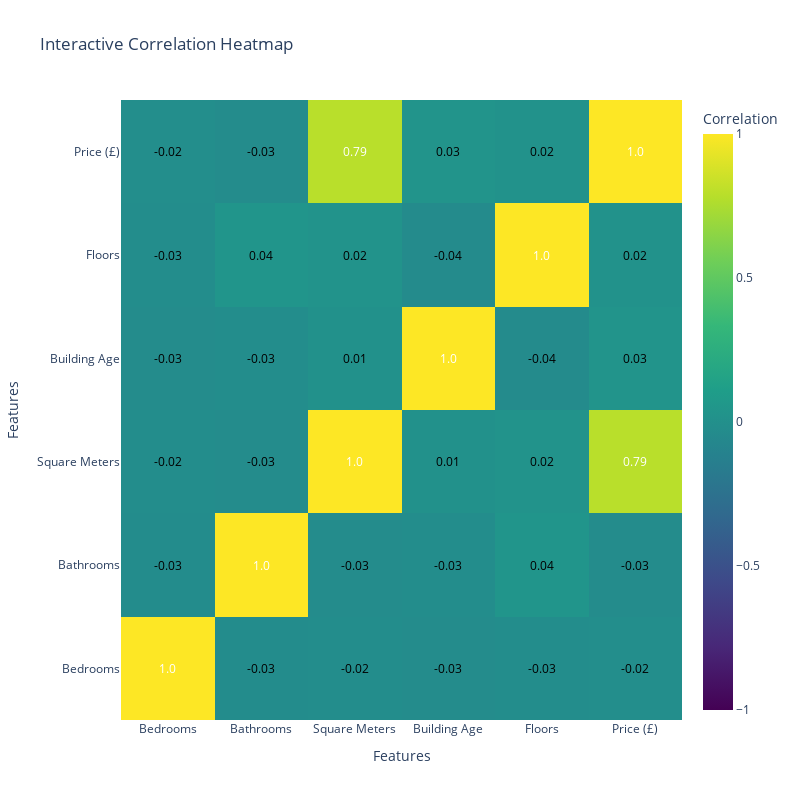

The notebook cell saved with this chart:
### Code cell
# Correlation heatmap
num_features = london_data_copy.select_dtypes(include=['float64', 'int64']).columns
df_corr = london_data_copy[num_features].corr()

fig = go.Figure(data=go.Heatmap(
    z=df_corr.values,
    x=df_corr.columns,
    y=df_corr.columns,
    colorscale='Viridis',  
    colorbar=dict(title="Correlation"),
    zmin=-1, zmax=1,
    text=df_corr.round(2).astype(str).values,  
    hoverinfo="text" ))


for i in range(len(df_corr)):
    for j in range(len(df_corr)):
        fig.add_annotation(
            x=df_corr.columns[j],
            y=df_corr.columns[i],
            text=str(round(df_corr.iloc[i, j], 2)), 
            showarrow=False,
            font=dict(
                color="black" if abs(df_corr.iloc[i, j]) < 0.5 else "white"  
            )
        )


fig.update_layout(title="Interactive Correlation Heatmap", xaxis_title="Features", yaxis_title="Features", xaxis_showgrid=False, yaxis_showgrid=False, width=800, height=800)
fig.show()

### Figure 1 — Plotly figure (JSON) as saved in the notebook; plotly's stock layout.template omitted (floating-point values rounded to 4 significant figures)
{"data": [{"colorbar": {"title": {"text": "Correlation"}}, "colorscale": [[0, "#440154"], [0.1111, "#482878"], [0.2222, "#3e4989"], [0.3333, "#31688e"], [0.4444, "#26828e"], [0.5556, "#1f9e89"], [0.6667, "#35b779"], [0.7778, "#6ece58"], [0.8889, "#b5de2b"], [1, "#fde725"]], "hoverinfo": "text", "text": [["1.0", "-0.03", "-0.02", "-0.03", "-0.03", "-0.02"], ["-0.03", "1.0", "-0.03", "-0.03", "0.04", "-0.03"], ["-0.02", "-0.03", "1.0", "0.01", "0.02", "0.79"], ["-0.03", "-0.03", "0.01", "1.0", "-0.04", "0.03"], ["-0.03", "0.04", "0.02", "-0.04", "1.0", "0.02"], ["-0.02", "-0.03", "0.79", "0.03", "0.02", "1.0"]], "type": "heatmap", "x": ["Bedrooms", "Bathrooms", "Square Meters", "Building Age", "Floors", "Price (£)"], "y": ["Bedrooms", "Bathrooms", "Square Meters", "Building Age", "Floors", "Price (£)"], "z": [[1, -0.03024, -0.02041, -0.03388, -0.02698, -0.01668], [-0.03024, 1, -0.03273, -0.02653, 0.0377, -0.03263], [-0.02041, -0.03273, 1, 0.008557, 0.02382, 0.7907], [-0.03388, -0.02653, 0.008557, 1, -0.04274, 0.03152], [-0.02698, 0.0377, 0.02382, -0.04274, 1, 0.01563], [-0.01668, -0.03263, 0.7907, 0.03152, 0.01563, 1]], "zmax": 1, "zmin": -1}], "layout": {"annotations": [{"font": {"color": "white"}, "showarrow": false, "text": "1.0", "x": "Bedrooms", "y": "Bedrooms"}, {"font": {"color": "black"}, "showarrow": false, "text": "-0.03", "x": "Bathrooms", "y": "Bedrooms"}, {"font": {"color": "black"}, "showarrow": false, "text": "-0.02", "x": "Square Meters", "y": "Bedrooms"}, {"font": {"color": "black"}, "showarrow": false, "text": "-0.03", "x": "Building Age", "y": "Bedrooms"}, {"font": {"color": "black"}, "showarrow": false, "text": "-0.03", "x": "Floors", "y": "Bedrooms"}, {"font": {"color": "black"}, "showarrow": false, "text": "-0.02", "x": "Price (£)", "y": "Bedrooms"}, {"font": {"color": "black"}, "showarrow": false, "text": "-0.03", "x": "Bedrooms", "y": "Bathrooms"}, {"font": {"color": "white"}, "showarrow": false, "text": "1.0", "x": "Bathrooms", "y": "Bathrooms"}, {"font": {"color": "black"}, "showarrow": false, "text": "-0.03", "x": "Square Meters", "y": "Bathrooms"}, {"font": {"color": "black"}, "showarrow": false, "text": "-0.03", "x": "Building Age", "y": "Bathrooms"}, {"font": {"color": "black"}, "showarrow": false, "text": "0.04", "x": "Floors", "y": "Bathrooms"}, {"font": {"color": "black"}, "showarrow": false, "text": "-0.03", "x": "Price (£)", "y": "Bathrooms"}, {"font": {"color": "black"}, "showarrow": false, "text": "-0.02", "x": "Bedrooms", "y": "Square Meters"}, {"font": {"color": "black"}, "showarrow": false, "text": "-0.03", "x": "Bathrooms", "y": "Square Meters"}, {"font": {"color": "white"}, "showarrow": false, "text": "1.0", "x": "Square Meters", "y": "Square Meters"}, {"font": {"color": "black"}, "showarrow": false, "text": "0.01", "x": "Building Age", "y": "Square Meters"}, {"font": {"color": "black"}, "showarrow": false, "text": "0.02", "x": "Floors", "y": "Square Meters"}, {"font": {"color": "white"}, "showarrow": false, "text": "0.79", "x": "Price (£)", "y": "Square Meters"}, {"font": {"color": "black"}, "showarrow": false, "text": "-0.03", "x": "Bedrooms", "y": "Building Age"}, {"font": {"color": "black"}, "showarrow": false, "text": "-0.03", "x": "Bathrooms", "y": "Building Age"}, {"font": {"color": "black"}, "showarrow": false, "text": "0.01", "x": "Square Meters", "y": "Building Age"}, {"font": {"color": "white"}, "showarrow": false, "text": "1.0", "x": "Building Age", "y": "Building Age"}, {"font": {"color": "black"}, "showarrow": false, "text": "-0.04", "x": "Floors", "y": "Building Age"}, {"font": {"color": "black"}, "showarrow": false, "text": "0.03", "x": "Price (£)", "y": "Building Age"}, {"font": {"color": "black"}, "showarrow": false, "text": "-0.03", "x": "Bedrooms", "y": "Floors"}, {"font": {"color": "black"}, "showarrow": false, "text": "0.04", "x": "Bathrooms", "y": "Floors"}, {"font": {"color": "black"}, "showarrow": false, "text": "0.02", "x": "Square Meters", "y": "Floors"}, {"font": {"color": "black"}, "showarrow": false, "text": "-0.04", "x": "Building Age", "y": "Floors"}, {"font": {"color": "white"}, "showarrow": false, "text": "1.0", "x": "Floors", "y": "Floors"}, {"font": {"color": "black"}, "showarrow": false, "text": "0.02", "x": "Price (£)", "y": "Floors"}, {"font": {"color": "black"}, "showarrow": false, "text": "-0.02", "x": "Bedrooms", "y": "Price (£)"}, {"font": {"color": "black"}, "showarrow": false, "text": "-0.03", "x": "Bathrooms", "y": "Price (£)"}, {"font": {"color": "white"}, "showarrow": false, "text": "0.79", "x": "Square Meters", "y": "Price (£)"}, {"font": {"color": "black"}, "showarrow": false, "text": "0.03", "x": "Building Age", "y": "Price (£)"}, {"font": {"color": "black"}, "showarrow": false, "text": "0.02", "x": "Floors", "y": "Price (£)"}, {"font": {"color": "white"}, "showarrow": false, "text": "1.0", "x": "Price (£)", "y": "Price (£)"}], "height": 800, "title": {"text": "Interactive Correlation Heatmap"}, "width": 800, "xaxis": {"showgrid": false, "title": {"text": "Features"}}, "yaxis": {"showgrid": false, "title": {"text": "Features"}}}}
